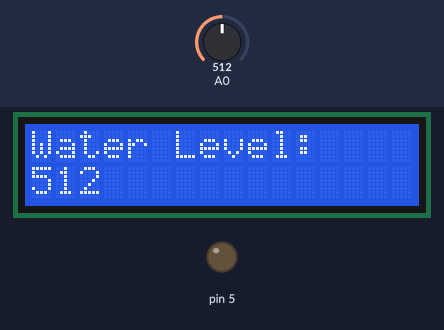
Bench run of a sketch on a simulated Arduino Uno, built with avr-gcc and run on an emulated ATmega328P. Shown: 16×2 character LCD, output pins drawn as LEDs (lit = HIGH). The test bench sets the inputs (shaded band); at power-on: A0 = 512. What the sketch prints to the serial monitor is not drawn.

Above: at 1.2 s.
1.3 s: A0 set to 641
At 2.0 s:
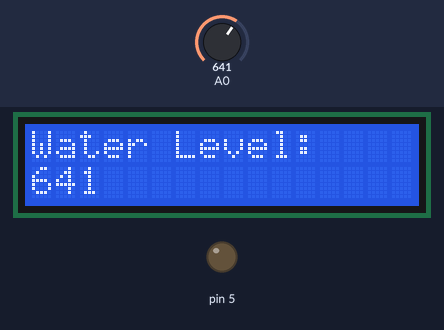
2.9 s: A0 set to 663
At 4.2 s:
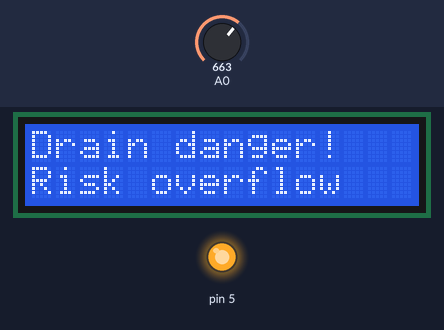
4.5 s: A0 set to 640
At 5.2 s:
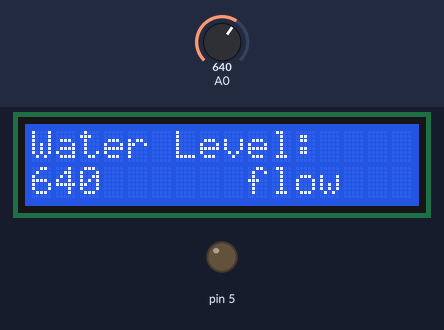
6.0 s: A0 set to 0
9.0 s: A0 set to 660
At 9.8 s:
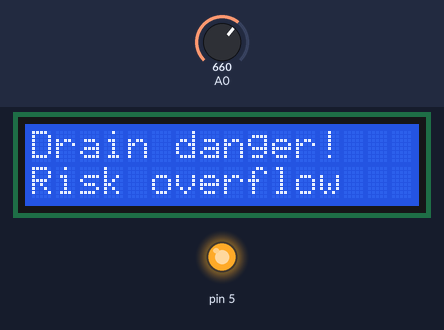
Timing chart, 0 to 11.6 s (numbered marks = the images above; inputs shaded):
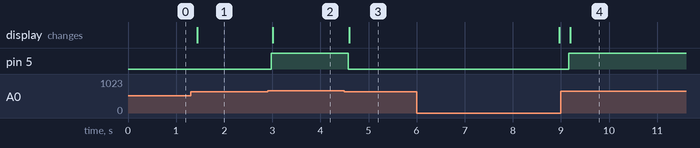

Measured:
- the behaviour switches between 649 and 650 on A0 (found by bisection; images 1 and 2)
- after the input at 1.3 s, the display: changes after 0.14 s (image 1)
- after the input at 2.9 s, pin 5: LOW → HIGH after 0.08 s; the display: changes after 0.11 s (image 2)
- after the input at 4.5 s, pin 5: HIGH → LOW after 0.08 s; the display: changes after 0.10 s (image 3)
- after the input at 9.0 s, pin 5: LOW → HIGH after 0.17 s; the display: changes after 0.20 s (image 4)

The sketch:

sketch.ino
```cpp
#include <Wire.h>
#include <LiquidCrystal_I2C.h>
LiquidCrystal_I2C lcd(0x27, 16, 2);
unsigned long lastUpdate = 0;
void setup() {
  pinMode(A0, INPUT);
  pinMode(5, OUTPUT);
  Serial.begin(9600);
  Wire.begin();
  lcd.begin(16, 2);
  lcd.backlight();
  lcd.setCursor(0, 0);
  lcd.print("Detection");
  lcd.setCursor(0, 1);
  lcd.print("System");
}
void loop() {
  int level = analogRead(A0);
  Serial.println(level);
  if (level > 0) {
    lastUpdate = millis();
    if (level >= 650) {
      digitalWrite(5, HIGH);
      lcd.setCursor(0, 0);
      lcd.print("Drain danger! ");
      lcd.setCursor(0, 1);
      lcd.print("Risk overflow ");
    }
    else {
      digitalWrite(5, LOW);
      lcd.setCursor(0, 0);
      lcd.print("Water Level:  ");
      lcd.setCursor(0, 1);
      lcd.print(level);
      lcd.print("      ");
    }
  }
  if (millis() - lastUpdate >= 3000) {
    lcd.setCursor(0, 0);
    lcd.print("Detection     ");
    lcd.setCursor(0, 1);
    lcd.print("System        ");
  }
  delay(200);
}
```
